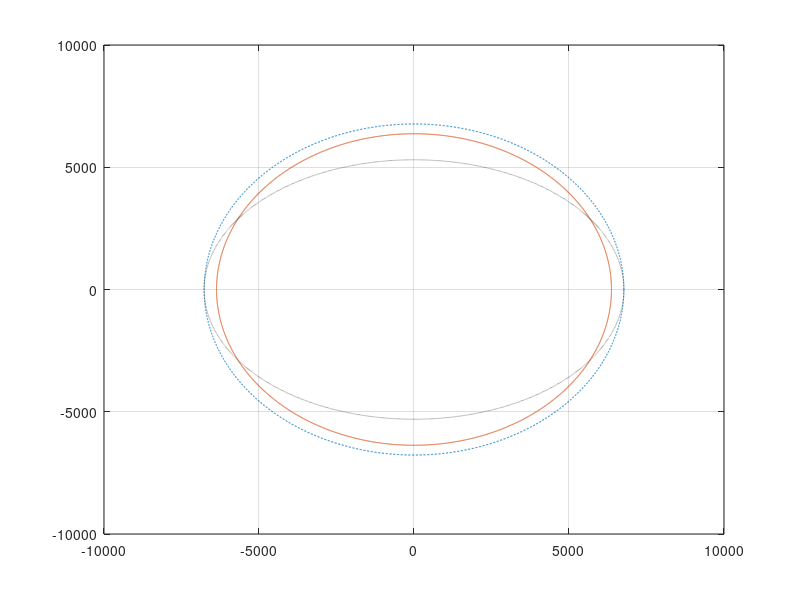

This chart was generated by the following MATLAB code: (Note: this script raises an error after producing the figure.)
%Author: Mark Crispo (mark.crispo@dal.ca)
%Date: 2020-06-04
%Comments:
% Dependent on getPowerFromOrbitPath.m
% Any changes to the solar cell layout need to be reflected in
% getPowerFromOrbitPath.m
% This function assumes that the CubeSat is nadir-pointing
% All other assumptions assume worst-case
%


%Theta: Position of CubeSat in its orbital path
%       0  = start of orbit
%       pi = halfway through orbit, directly on the other side of Earth
%       2pi = back to start of orbit
%Each row represents 1 second, 5580 seconds = 93 minutes (ISS orbital
%period)
theta = linspace(0,2*pi,5580);

LEO_alt = 6370 + 400; %altitude of LEO in km

%polar orbit : x,y,z coordinates in kM as a function of theta
%Define a polar orbit
polar_orbit = LEO_alt .* [cos(theta)',sin(theta)',zeros(length(theta),1)];
figure(1)
clf
plot(polar_orbit(:,1),polar_orbit(:,2),'--')
hold on
grid on

%plot the earth
plot(6370.*cos(theta),6370.*sin(theta))

%Create a 51.6degree orbit using rotation matrix
rotation = [1,0,0;0,cosd(38.4),-sind(38.4);0,sind(38.4),cosd(38.4)];
deg52_orbit = polar_orbit*rotation;
%plot(deg52_orbit(:,1),deg52_orbit(:,2),'k:')

%-----------------------------------------------------------------------%

%iterate through all possible orientations of the 51.6deg orbit
%relative to the sun, representing seasonal variation
%find OAP for different variations of 51.6deg orbit

%initialize variables
j=1;

%OAP_vec[i] is the Orbit Average Power at the i'th possible orbit
%orientation
OAP_vec = [0];

for i = 0:10:350
    
    %rotate the 51.6deg orbit by 10 degrees around its vertical axis
    rotation = [cosd(i),0,sind(i);0,1,0;-sind(i),0,cosd(i)]; %rotation matrix    
    new_orbit = deg52_orbit*rotation;
    figure(1)
    plot(new_orbit(:,1),new_orbit(:,2),'k:')   
    
    %OAP_vec[j] is the OAP for this orbit variation
    OAP_vec(j)= mean(getPowerFromOrbitPath(new_orbit));
    j=j+1; 
end

legend('LEO - 400km','Earth','Orbit Path','Location','northeastoutside')
hold off

disp('worst case OAP')
min(OAP_vec) %4.38W

disp('best case OAP')
max(OAP_vec) %5.89W

%-----------------------------------------------------------------------%

%define worst case orbit
%worst case occurs at 0 degrees / 180 degrees
%best case occurs at 90 degrees / 270 degrees
i = 0;
rotation = [cosd(i),0,sind(i);0,1,0;-sind(i),0,cosd(i)];
worst_case_orbit = deg52_orbit * rotation;
input_power = getPowerFromOrbitPath(worst_case_orbit);
figure(2);clf;
t = [1:5580];
plot(t./60,input_power); grid on;
hold on;
plot(t./60,mean(input_power).*ones(length(t)))
xlabel('Time [Minutes]');ylabel('Input Power [W]');
title('Power Intake for Orbital Period of 93 Minutes');
xlim([0 93]); legend('Instaneous Power','Orbit Average Power','location','northwest')

%define output matrix for dimitri
power_in = [t' input_power'];